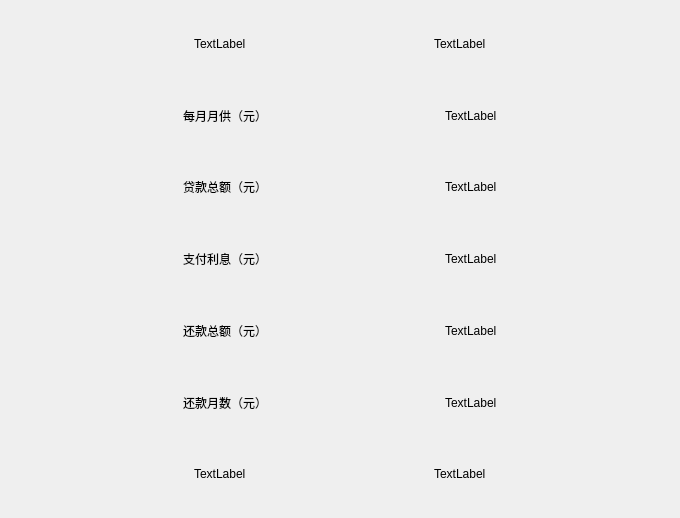
<?xml version="1.0" encoding="UTF-8"?>
<ui version="4.0">
 <class>Dialog</class>
 <widget class="QDialog" name="Dialog">
  <property name="geometry">
   <rect>
    <x>0</x>
    <y>0</y>
    <width>680</width>
    <height>518</height>
   </rect>
  </property>
  <property name="windowTitle">
   <string>计算结果</string>
  </property>
  <layout class="QVBoxLayout" name="verticalLayout">
   <item>
    <layout class="QHBoxLayout" name="horizontalLayout_4">
     <item>
      <spacer name="horizontalSpacer_11">
       <property name="orientation">
        <enum>Qt::Horizontal</enum>
       </property>
       <property name="sizeHint" stdset="0">
        <size>
         <width>40</width>
         <height>20</height>
        </size>
       </property>
      </spacer>
     </item>
     <item>
      <widget class="QLabel" name="label_9">
       <property name="text">
        <string>TextLabel</string>
       </property>
      </widget>
     </item>
     <item>
      <spacer name="horizontalSpacer_20">
       <property name="orientation">
        <enum>Qt::Horizontal</enum>
       </property>
       <property name="sizeHint" stdset="0">
        <size>
         <width>40</width>
         <height>20</height>
        </size>
       </property>
      </spacer>
     </item>
     <item>
      <widget class="QLabel" name="label_10">
       <property name="text">
        <string>TextLabel</string>
       </property>
      </widget>
     </item>
     <item>
      <spacer name="horizontalSpacer_12">
       <property name="orientation">
        <enum>Qt::Horizontal</enum>
       </property>
       <property name="sizeHint" stdset="0">
        <size>
         <width>40</width>
         <height>20</height>
        </size>
       </property>
      </spacer>
     </item>
    </layout>
   </item>
   <item>
    <layout class="QHBoxLayout" name="horizontalLayout">
     <item>
      <spacer name="horizontalSpacer">
       <property name="orientation">
        <enum>Qt::Horizontal</enum>
       </property>
       <property name="sizeHint" stdset="0">
        <size>
         <width>40</width>
         <height>20</height>
        </size>
       </property>
      </spacer>
     </item>
     <item>
      <widget class="QLabel" name="label_3">
       <property name="text">
        <string>每月月供（元）</string>
       </property>
      </widget>
     </item>
     <item>
      <spacer name="horizontalSpacer_21">
       <property name="orientation">
        <enum>Qt::Horizontal</enum>
       </property>
       <property name="sizeHint" stdset="0">
        <size>
         <width>40</width>
         <height>20</height>
        </size>
       </property>
      </spacer>
     </item>
     <item>
      <widget class="QLabel" name="label2">
       <property name="text">
        <string>TextLabel</string>
       </property>
      </widget>
     </item>
     <item>
      <spacer name="horizontalSpacer_2">
       <property name="orientation">
        <enum>Qt::Horizontal</enum>
       </property>
       <property name="sizeHint" stdset="0">
        <size>
         <width>40</width>
         <height>20</height>
        </size>
       </property>
      </spacer>
     </item>
    </layout>
   </item>
   <item>
    <layout class="QHBoxLayout" name="horizontalLayout_2">
     <item>
      <spacer name="horizontalSpacer_3">
       <property name="orientation">
        <enum>Qt::Horizontal</enum>
       </property>
       <property name="sizeHint" stdset="0">
        <size>
         <width>40</width>
         <height>20</height>
        </size>
       </property>
      </spacer>
     </item>
     <item>
      <widget class="QLabel" name="label_5">
       <property name="text">
        <string>贷款总额（元）</string>
       </property>
      </widget>
     </item>
     <item>
      <spacer name="horizontalSpacer_15">
       <property name="orientation">
        <enum>Qt::Horizontal</enum>
       </property>
       <property name="sizeHint" stdset="0">
        <size>
         <width>40</width>
         <height>20</height>
        </size>
       </property>
      </spacer>
     </item>
     <item>
      <widget class="QLabel" name="label4">
       <property name="text">
        <string>TextLabel</string>
       </property>
      </widget>
     </item>
     <item>
      <spacer name="horizontalSpacer_10">
       <property name="orientation">
        <enum>Qt::Horizontal</enum>
       </property>
       <property name="sizeHint" stdset="0">
        <size>
         <width>40</width>
         <height>20</height>
        </size>
       </property>
      </spacer>
     </item>
    </layout>
   </item>
   <item>
    <layout class="QHBoxLayout" name="horizontalLayout_3">
     <item>
      <spacer name="horizontalSpacer_4">
       <property name="orientation">
        <enum>Qt::Horizontal</enum>
       </property>
       <property name="sizeHint" stdset="0">
        <size>
         <width>40</width>
         <height>20</height>
        </size>
       </property>
      </spacer>
     </item>
     <item>
      <widget class="QLabel" name="label_7">
       <property name="text">
        <string>支付利息（元）</string>
       </property>
      </widget>
     </item>
     <item>
      <spacer name="horizontalSpacer_16">
       <property name="orientation">
        <enum>Qt::Horizontal</enum>
       </property>
       <property name="sizeHint" stdset="0">
        <size>
         <width>40</width>
         <height>20</height>
        </size>
       </property>
      </spacer>
     </item>
     <item>
      <widget class="QLabel" name="label1">
       <property name="text">
        <string>TextLabel</string>
       </property>
      </widget>
     </item>
     <item>
      <spacer name="horizontalSpacer_9">
       <property name="orientation">
        <enum>Qt::Horizontal</enum>
       </property>
       <property name="sizeHint" stdset="0">
        <size>
         <width>40</width>
         <height>20</height>
        </size>
       </property>
      </spacer>
     </item>
    </layout>
   </item>
   <item>
    <layout class="QHBoxLayout" name="horizontalLayout_5">
     <item>
      <spacer name="horizontalSpacer_5">
       <property name="orientation">
        <enum>Qt::Horizontal</enum>
       </property>
       <property name="sizeHint" stdset="0">
        <size>
         <width>40</width>
         <height>20</height>
        </size>
       </property>
      </spacer>
     </item>
     <item>
      <widget class="QLabel" name="label_11">
       <property name="text">
        <string>还款总额（元）</string>
       </property>
      </widget>
     </item>
     <item>
      <spacer name="horizontalSpacer_17">
       <property name="orientation">
        <enum>Qt::Horizontal</enum>
       </property>
       <property name="sizeHint" stdset="0">
        <size>
         <width>40</width>
         <height>20</height>
        </size>
       </property>
      </spacer>
     </item>
     <item>
      <widget class="QLabel" name="label3">
       <property name="text">
        <string>TextLabel</string>
       </property>
      </widget>
     </item>
     <item>
      <spacer name="horizontalSpacer_8">
       <property name="orientation">
        <enum>Qt::Horizontal</enum>
       </property>
       <property name="sizeHint" stdset="0">
        <size>
         <width>40</width>
         <height>20</height>
        </size>
       </property>
      </spacer>
     </item>
    </layout>
   </item>
   <item>
    <layout class="QHBoxLayout" name="horizontalLayout_6">
     <item>
      <spacer name="horizontalSpacer_6">
       <property name="orientation">
        <enum>Qt::Horizontal</enum>
       </property>
       <property name="sizeHint" stdset="0">
        <size>
         <width>40</width>
         <height>20</height>
        </size>
       </property>
      </spacer>
     </item>
     <item>
      <widget class="QLabel" name="label_13">
       <property name="text">
        <string>还款月数（元）</string>
       </property>
      </widget>
     </item>
     <item>
      <spacer name="horizontalSpacer_18">
       <property name="orientation">
        <enum>Qt::Horizontal</enum>
       </property>
       <property name="sizeHint" stdset="0">
        <size>
         <width>40</width>
         <height>20</height>
        </size>
       </property>
      </spacer>
     </item>
     <item>
      <widget class="QLabel" name="label5">
       <property name="text">
        <string>TextLabel</string>
       </property>
      </widget>
     </item>
     <item>
      <spacer name="horizontalSpacer_7">
       <property name="orientation">
        <enum>Qt::Horizontal</enum>
       </property>
       <property name="sizeHint" stdset="0">
        <size>
         <width>40</width>
         <height>20</height>
        </size>
       </property>
      </spacer>
     </item>
    </layout>
   </item>
   <item>
    <layout class="QHBoxLayout" name="horizontalLayout_7">
     <item>
      <spacer name="horizontalSpacer_13">
       <property name="orientation">
        <enum>Qt::Horizontal</enum>
       </property>
       <property name="sizeHint" stdset="0">
        <size>
         <width>40</width>
         <height>20</height>
        </size>
       </property>
      </spacer>
     </item>
     <item>
      <widget class="QLabel" name="label_16">
       <property name="text">
        <string>TextLabel</string>
       </property>
      </widget>
     </item>
     <item>
      <spacer name="horizontalSpacer_19">
       <property name="orientation">
        <enum>Qt::Horizontal</enum>
       </property>
       <property name="sizeHint" stdset="0">
        <size>
         <width>40</width>
         <height>20</height>
        </size>
       </property>
      </spacer>
     </item>
     <item>
      <widget class="QLabel" name="label_15">
       <property name="text">
        <string>TextLabel</string>
       </property>
      </widget>
     </item>
     <item>
      <spacer name="horizontalSpacer_14">
       <property name="orientation">
        <enum>Qt::Horizontal</enum>
       </property>
       <property name="sizeHint" stdset="0">
        <size>
         <width>40</width>
         <height>20</height>
        </size>
       </property>
      </spacer>
     </item>
    </layout>
   </item>
  </layout>
 </widget>
 <resources/>
 <connections/>
</ui>
